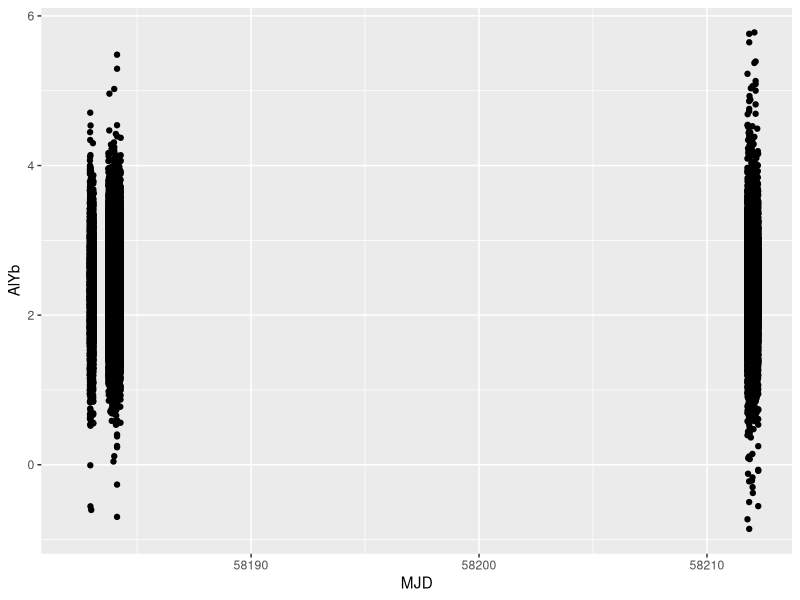

Generate this figure with R:
library(readr)
library(ggplot2)
library(dplyr)
###############################################################################################
### 04/03/2018 analyzed on 07/10/18 frac.diff. = (measured-ideal)/ideal * 1e15
### Columns: MJD  Al vs Yb frac.diff. from(2.1628871275166585754)  Sr vs Yb frac.diff. from(1.2075070393433381221)  Al vs Sr frac.diff. from(2.6117014317814574243)
###############################################################################################
dat180403 <- read_delim("Data/180403 optical analysis TiS_fixed.dat",
                        delim = "\t", escape_double = FALSE,
                        col_names = FALSE, trim_ws = TRUE, skip = 2)
colnames(dat180403)=c("MJD","AlYb","SrYb","AlSr")


###############################################################################################
### 03/09/2018 analyzed on 07/10/18 frac.diff. = (measured-ideal)/ideal * 1e15
### Columns: MJD  Al vs Yb frac.diff. from(2.1628871275166585754)  Sr vs Yb frac.diff. from(1.2075070393433381221)  Al vs Sr frac.diff. from(2.6117014317814574243)
###############################################################################################
dat180309 <- read_delim("Data/180309 optical analysis TiS_fixed.dat",
                        delim = "\t", escape_double = FALSE,
                        col_names = FALSE, trim_ws = TRUE, skip = 2)
colnames(dat180309)=c("MJD","AlYb","SrYb","AlSr")

###############################################################################################
### 03/05/2018 analyzed on 07/10/18 frac.diff. = (measured-ideal)/ideal * 1e15
### Columns: MJD  Al vs Yb frac.diff. from(2.1628871275166585754)  Sr vs Yb frac.diff. from(1.2075070393433381221)  Al vs Sr frac.diff. from(2.6117014317814574243)
###############################################################################################
dat180305 <- read_delim("Data/180305 optical analysis TiS_fixed.dat",
                        delim = "\t", escape_double = FALSE,
                        col_names = FALSE, trim_ws = TRUE, skip = 2)
colnames(dat180305)=c("MJD","AlYb","SrYb","AlSr")

###############################################################################################
### 03/06/2018 analyzed on 07/10/18 frac.diff. = (measured-ideal)/ideal * 1e15
### Columns: MJD  Al vs Yb frac.diff. from(2.1628871275166585754)  Sr vs Yb frac.diff. from(1.2075070393433381221)  Al vs Sr frac.diff. from(2.6117014317814574243)
###############################################################################################
dat180306 <- read_delim("Data/180306 optical analysis TiS_fixed.dat",
                  delim = "\t", escape_double = FALSE,
                  col_names = FALSE, trim_ws = TRUE, skip = 2)
colnames(dat180306)=c("MJD","AlYb","SrYb","AlSr")

###############################################################################################
### combine all, MJD will keep separate
### I think we should start analyzing data just one day at a time, but might be interesting to look at multiday data at some point
###############################################################################################

alldat=bind_rows(dat180305,dat180306,dat180309,dat180403)

###############################################################################################
###############################################################################################
### Look at data
###############################################################################################
###############################################################################################

ggplot(alldat,aes(MJD,AlYb))+
  geom_point()

### plot all 3 together, not sure how useful this is
# library(tidyr)
# alldat_long <- gather(alldat, ratio, measurement, AlYb:AlSr, factor_key=TRUE)
# ggplot(alldat_long,aes(MJD,measurement,col=ratio))+
#   geom_point()
